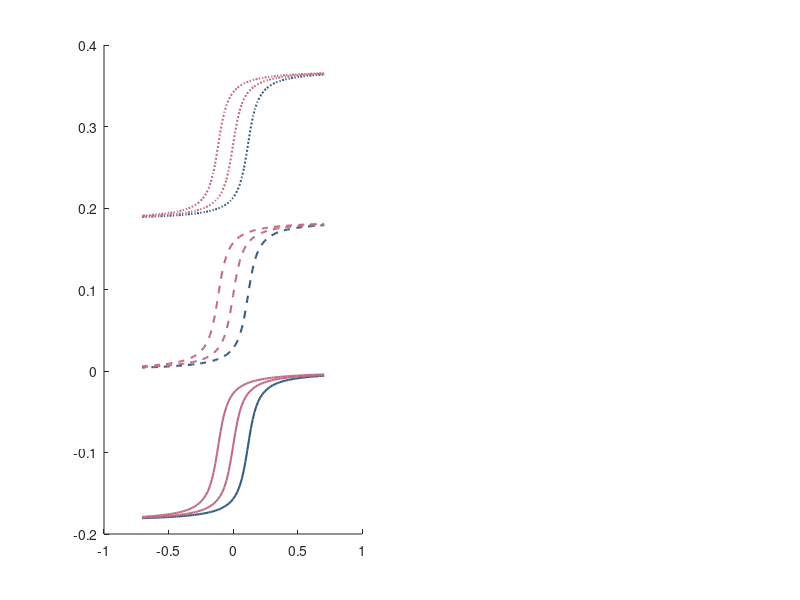

This figure's MATLAB source: (Note: this script raises an error after producing the figure.)
%% Постоянные
m = 2;
k = 17;

%% Палитра
maroon     = [0.2078, 0.3608, 0.4902]; % вещественная часть
red        = [0.7529, 0.4235, 0.5176]; % мнимая часть
cream      = [0.8000, 0.8000, 0.8000]; % серая сетка и равновесия
background = [1.0000, 1.0000, 1.0000]; % фон

%% Временной отрезок и начальные условия
T = 12 / k;

initial_y = [ ...
    -0.85 * pi, -0.50 * pi, -0.15 * pi, ...
     0.15 * pi,  0.50 * pi,  0.85 * pi, ...
     1.15 * pi,  1.50 * pi,  1.85 * pi];

initial_x = initial_y / k;
line_styles = {'-', '--', ':'};

%% x' = sin^2(kx)
rhs1 = @(t, x) sin(k * x).^2;

figure(1);
set(gcf, 'Color', background);

subplot(1, 2, 1);
set(gca, 'Color', background);
hold on;

plots = [];
labels = cell(1, length(initial_x) + 1);

for j = 1:length(initial_x)
    x0 = initial_x(j);

    [t_left, x_left] = ode45(rhs1, [0, -T], x0);
    [t_right, x_right] = ode45(rhs1, [0, T], x0);

    t = [flipud(t_left); t_right(2:end)];
    x = [flipud(x_left); x_right(2:end)];

    if mod(j - 1, 3) == 0
        color = maroon;
    else
        color = red;
    end

    plots(end + 1) = plot(t, x, ...
        'Color', color, ...
        'LineStyle', line_styles{ceil(j / 3)}, ...
        'LineWidth', 1.5);

    labels{j} = sprintf('kx(0)/\\pi = %.2f', k * x0 / pi);
end

stationary = plot(nan, nan, '--', 'Color', cream, 'LineWidth', 0.9);

for j = -1:2
    yline(j * pi / k, '--', 'Color', cream, ...
        'LineWidth', 0.9, 'HandleVisibility', 'off');
end

grid on;
set(gca, 'GridColor', cream);
xlabel('t');
ylabel('x(t)');
title('x'' = sin^2(kx)');
labels{end} = 'x = j\pi/k';
legend([plots, stationary], labels, 'Location', 'southoutside');
hold off;

%% x' = |sin(kx)|
rhs2 = @(t, x) abs(sin(k * x));

subplot(1, 2, 2);
set(gca, 'Color', background);
hold on;

plots = [];
labels = cell(1, length(initial_x) + 1);

for j = 1:length(initial_x)
    x0 = initial_x(j);

    [t_left, x_left] = ode45(rhs2, [0, -T], x0);
    [t_right, x_right] = ode45(rhs2, [0, T], x0);

    t = [flipud(t_left); t_right(2:end)];
    x = [flipud(x_left); x_right(2:end)];

    if mod(j - 1, 3) == 0
        color = maroon;
    else
        color = red;
    end

    plots(end + 1) = plot(t, x, ...
        'Color', color, ...
        'LineStyle', line_styles{ceil(j / 3)}, ...
        'LineWidth', 1.5);

    labels{j} = sprintf('kx(0)/\\pi = %.2f', k * x0 / pi);
end

stationary = plot(nan, nan, '--', 'Color', cream, 'LineWidth', 0.9);

for j = -1:2
    yline(j * pi / k, '--', 'Color', cream, ...
        'LineWidth', 0.9, 'HandleVisibility', 'off');
end

grid on;
set(gca, 'GridColor', cream);
xlabel('t');
ylabel('x(t)');
title('x'' = |sin(kx)|');
labels{end} = 'x = j\pi/k';
legend([plots, stationary], labels, 'Location', 'southoutside');
hold off;

%% x' = sqrt(|sin(kx)|)
rhs3 = @(t, x) sqrt(abs(sin(k * x)));

figure(2);
set(gcf, 'Color', background);

subplot(1, 2, 1);
set(gca, 'Color', background);
hold on;

sqrt_initial_y = [0, pi / 4, pi / 2, 3 * pi / 4, pi];
sqrt_initial_x = sqrt_initial_y / k;
plots = [];
labels = cell(1, length(sqrt_initial_x) + 1);

for j = 1:length(sqrt_initial_x)
    x0 = sqrt_initial_x(j);

    [t_left, x_left] = ode45(rhs3, [0, -T], x0);
    [t_right, x_right] = ode45(rhs3, [0, T], x0);

    t = [flipud(t_left); t_right(2:end)];
    x = [flipud(x_left); x_right(2:end)];

    if mod(j, 2) == 1
        color = maroon;
    else
        color = red;
    end

    plots(end + 1) = plot(t, x, 'Color', color, 'LineWidth', 1.5);
    labels{j} = sprintf('kx(0)/\\pi = %.2f', k * x0 / pi);
end

stationary = plot(nan, nan, '--', 'Color', cream, 'LineWidth', 0.9);

for j = -3:4
    yline(j * pi / k, '--', 'Color', cream, ...
        'LineWidth', 0.9, 'HandleVisibility', 'off');
end

grid on;
set(gca, 'GridColor', cream);
xlabel('t');
ylabel('x(t)');
title('x'' = sqrt(|sin(kx)|)');
labels{end} = 'x = j\pi/k';
legend([plots, stationary], labels, 'Location', 'best');
hold off;

%% x' = sign(sin(kx)) sqrt(|sin(kx)|)
rhs4 = @(t, x) sign(sin(k * x)) .* sqrt(abs(sin(k * x)));

subplot(1, 2, 2);
set(gca, 'Color', background);
hold on;

plots = [];
labels = cell(1, length(initial_x) + 1);

for j = 1:length(initial_x)
    x0 = initial_x(j);

    [t_left, x_left] = ode45(rhs4, [0, -T], x0);
    [t_right, x_right] = ode45(rhs4, [0, T], x0);

    t = [flipud(t_left); t_right(2:end)];
    x = [flipud(x_left); x_right(2:end)];

    if mod(j - 1, 3) == 0
        color = maroon;
    else
        color = red;
    end

    plots(end + 1) = plot(t, x, ...
        'Color', color, ...
        'LineStyle', line_styles{ceil(j / 3)}, ...
        'LineWidth', 1.5);

    labels{j} = sprintf('kx(0)/\\pi = %.2f', k * x0 / pi);
end

stationary = plot(nan, nan, '--', 'Color', cream, 'LineWidth', 0.9);

for j = -1:2
    yline(j * pi / k, '--', 'Color', cream, ...
        'LineWidth', 0.9, 'HandleVisibility', 'off');
end

grid on;
set(gca, 'GridColor', cream);
xlabel('t');
ylabel('x(t)');
title('x'' = sign(sin(kx)) sqrt(|sin(kx)|)');
labels{end} = 'x = j\pi/k';
legend([plots, stationary], labels, 'Location', 'southoutside');
hold off;

%% Запуск файла с Octave (раскомментировать)
if exist('OCTAVE_VERSION', 'builtin')
    disp('Графики построены.');
    pause;
end
